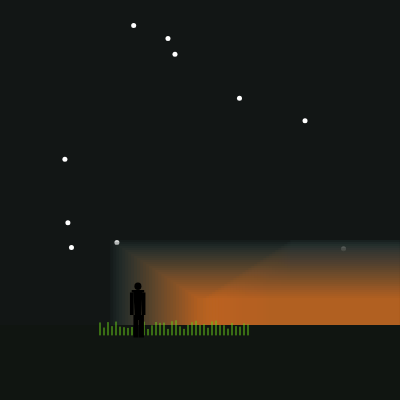
Frame 1 (no input)
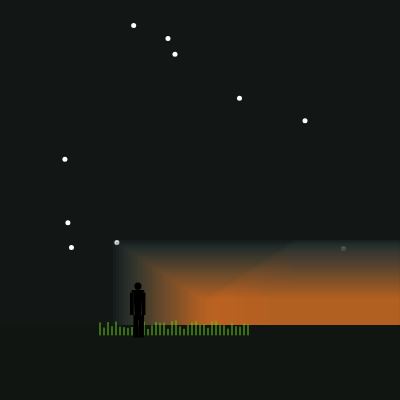
Frame 60 (no input)
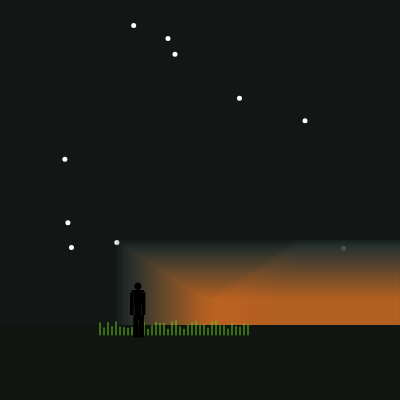
Frame 120 (the mouse pressed at the canvas centre since frame 60)

The p5.js sketch that drew these frames (run headless with seeded random() and noise() and a simulated clock; from frame 60 on, the mouse is pressed at the canvas centre):

// p5.js sketch
// ── sketch.js
let moveVal = 0;
let stars= [];
let grassBlades = [];// put each balde in an array so that they dont reset every frame



function setup() {
  createCanvas(400, 400);

  for (let i = 100; i < 250; i += 4) {// make grass in the middle
    grassBlades.push({
      x: i,
      h: random(5, 15)
    });
  }

  for (let i = 0; i < 10; i++) {
    stars.push(new makeStars(random(25, 350), random(10, 250)));
  }
}
    
  

function draw() {
  background(18,22,21);
  let gap=400;
  moveVal += 0.05;
  let z = width / 2;
  
  //when the rectangle leaves the screen 
  if (z +moveVal -gap> width) {
  moveVal = -z - gap;
}
  for (let s of stars) {
    s.display();
    } 
  
  sunsetRise(moveVal);
  horizonLine();
  grass();
  drawMan(width / 2.9, 375);

}

function horizonLine(){
  fill(16,21,17);
  rect(0,325,width,75);
}
function sunsetRise(moveVal){
  let scaleFactor = 1.5;

  let cx = width / 2;
  let cy = 300;

  let baseW = 200;
  let baseH = 20;

  let w = baseW * scaleFactor;
  let h = baseH * scaleFactor;

  fill(205,105,30);
  rect(cx + moveVal, cy, w, h);
  
  for (let i = 30; i > 0; i--) {
    let alpha = 50;

    let colour1 = color(39, 53, 54);
    let colour2 = color(205, 105, 30);

    let inter = map(i, 30, 0, 0, 1);
    let colour = lerpColor(colour1, colour2, inter);

    fill(red(colour), green(colour), blue(colour),alpha);
    noStroke();

    // now offsets are relative to center
    let xOffset = -i * 3;
    let yOffset = -i * 2;

    let w2 = (baseW + i*0.8) * scaleFactor;
    let h2 = (50 + i) * scaleFactor;

    rect(cx + xOffset + moveVal, cy + yOffset, w2, h2);
  }
  for (let i = 30; i > 0; i--) {
    let alpha = 50;

    let colour1 = color(39, 53, 54);
    let colour2 = color(205, 105, 30);

    let inter = map(i, 30, 0, 0, 1);
    let colour = lerpColor(colour1, colour2, inter);

    fill(red(colour), green(colour), blue(colour),alpha);
    noStroke();

      let xOffset = +i * 3;
      let yOffset = -i * 2;
      let w2 = (baseW + i*0.8) * scaleFactor;
      let h2 = (50 + i) * scaleFactor;
      rect(cx + xOffset + moveVal, cy + yOffset, w2, h2);
}
}
class makeStars{constructor(xCoord,yCoord){
  let x = 0;
  let y= 0;
  
  this.x =xCoord;
  this.y = yCoord;
}
  display(){
    let distanceToStar= dist(mouseX,mouseY,this.x,this.y);
    if (distanceToStar<50){
      this.drawStar();
    }
    else{
      this.drawCircle();
    }
  }
  drawStar(){
    noStroke();
    fill(255,255,255);
    beginShape();// had to look this up as maths is not my strong  point and i was losing my mind
    for (let i = 0; i < 10; i++) {
      let angle = i * TWO_PI / 10;
      let r = (i % 2 === 0) ? 5: 5 / 2;

      let sx = this.x + cos(angle) * r;
      let sy = this.y + sin(angle) * r;

      vertex(sx, sy);
    }
    endShape(CLOSE);
  }
                
  
   drawCircle(){
      noStroke();
      fill(255,255,255);
      circle(this.x,this.y,5)
    }
    
}
function drawMan(x, y) {
  push();
  translate(x, y);
  scale(1/4);// make it big so that i can change stuff easier 
  noStroke();
  fill(0);
  ellipse(0, -95, 28, 30);//head
  beginShape();//body
  vertex(-18, -80);
  vertex(18, -80);
  vertex(12, 40);
  vertex(-12, 40);
  endShape(CLOSE);
  rect(-25, -80, 50, 10);//shoudler pad/coat thing 
  rect(-32, -70, 15, 90);//arms
  rect(15, -70, 15, 90);
  rect(-18, 20, 20, 90);//legs
  rect(4, 20, 20, 90);
  pop();
}
function grass() {
  push();
  let x= 0;
  let y=-65;
  translate(x,y)
  stroke(100, 200, 25);

  for (let g of grassBlades) {
    line(g.x, 400, g.x, 400 - g.h);
  }
}



            
  
